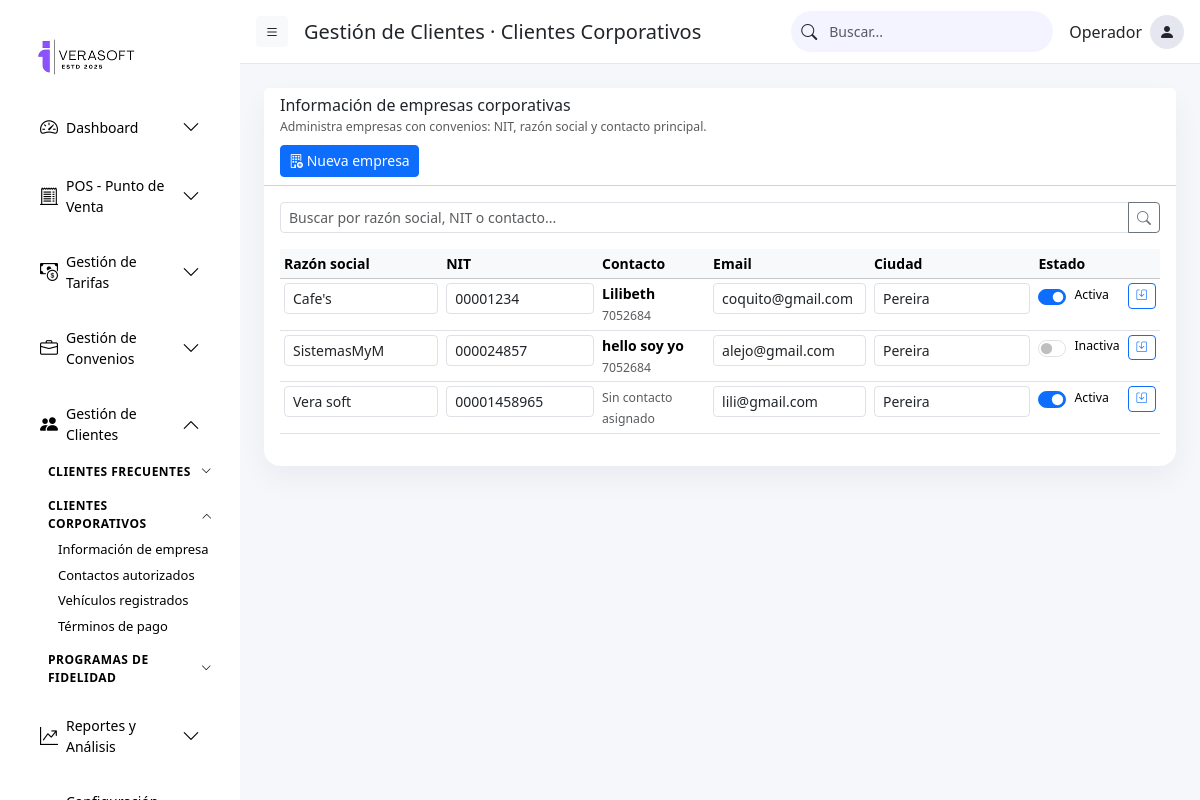
Page /clientes/corporativos/info-empresa/ on the committed database.
### parking/models/clientes.py (models this page shows, shortened)
class EmpresaCorporativa(models.Model):
    ESTADO_CHOICES = (
        ("ACTIVA", "Activa"),
        ("INACTIVA", "Inactiva"),
    )
    parqueadero = models.ForeignKey(
        'parking.Parqueadero',
        on_delete=models.CASCADE,
        related_name="empresas_corporativas",
        null=True, blank=True
    )
    contacto = models.ForeignKey(
        "ContactoAutorizado",
        on_delete=models.PROTECT,
        related_name="empresas_corporativas",
        help_text="Contacto authorized principal para la empresa.",
        null=True,
        blank=True,
    )
    nit = models.CharField("NIT", max_length=30, unique=True)
    razon_social = models.CharField("Razón social", max_length=150)
    email = models.EmailField(blank=True)
    direccion = models.CharField(max_length=200, blank=True)
    ciudad = models.CharField(max_length=100, blank=True)
    estado = models.CharField(max_length=20, choices=ESTADO_CHOICES, default="ACTIVA")
    creado_en = models.DateTimeField(auto_now_add=True)
    actualizado_en = models.DateTimeField(auto_now=True)
    class Meta:
        ordering = ["razon_social"]

class ContactoAutorizado(models.Model):
    empresa = models.ForeignKey(
        "EmpresaCorporativa",
        on_delete=models.CASCADE,
        related_name="contactos_autorizados",
    )
    nombre = models.CharField(max_length=100)
    documento = models.CharField(max_length=50, blank=True)
    telefono = models.CharField(max_length=50, blank=True)
    email = models.EmailField(blank=True)
    activo = models.BooleanField(default=True)
    creado_en = models.DateTimeField(auto_now_add=True)
    actualizado_en = models.DateTimeField(auto_now=True)
    class Meta:
        ordering = ["empresa__razon_social", "nombre"]
    def __str__(self):
        return f"{self.nombre} - {self.empresa.razon_social}"

### parking/views/clientes_views.py (the view, shortened to what this page needs)
# urls.py: path("clientes/corporativos/info-empresa/",clientes_views.clientes_corporativos_info_empresa,name="clientes_corporativos_info_empresa"),
def clientes_corporativos_info_empresa(request):
    query = request.GET.get("q", "").strip()
    empresas = EmpresaCorporativa.objects.select_related("contacto").all()
    form = EmpresaCorporativaForm()
    context = {
        "section_group": "Gestión de Clientes · Clientes Corporativos",
        "section_title": "Información de empresa",
        "section_description": (
            "Gestiona empresas con convenio: datos legales, contacto principal, "
            "dirección y estado."
        ),
        "section_code": "CC-EMPRESA",
        "active_menu": "clientes",
        "active_submenu": "corporativos",
        "empresas": empresas,
        "form": form,
        "query": query,
    }
    return render(request, "parking/clientes/clientes_corporativos_info_empresa.html", context)

### parking/templates/parking/clientes/clientes_corporativos_info_empresa.html (shortened to what this page needs)
{% extends "parking/base.html" %}
{% block page_title %}
Gestión de Clientes · Clientes Corporativos
{% endblock %}
{% block content %}
<div class="card" style="border-radius:16px; border:none; box-shadow:0 12px 30px rgba(15,23,42,0.05);">
    <div class="card-header bg-white d-flex flex-column align-items-start gap-2 small">
        <div>
            <h6 class="mb-0">Información de empresas corporativas</h6>
            <small class="text-muted">
                Administra empresas con convenios: NIT, razón social y contacto principal.
            </small>
        </div>
        <div>
            <button class="btn btn-sm btn-primary w-100 py-2 w-md-auto"
                    data-bs-toggle="modal"
                    data-bs-target="#modalNuevaEmpresa">
                <i class="bi bi-building-add"></i> Nueva empresa
            </button>
        </div>
    </div>
    <div class="card-body small">
        <form method="get" class="mb-3">
            <div class="input-group input-group-sm">
                <input type="text"
                       name="q"
                       value="{{ query }}"
                       class="form-control"
                       placeholder="Buscar por razón social, NIT o contacto...">
                <button class="btn btn-outline-secondary" type="submit">
                    <i class="bi bi-search"></i>
                </button>
            </div>
        </form>
        <div class="table-responsive">
            <table class="table table-hover table-sm align-top crud-table empresas-table">
                <thead class="table-light">
                    <tr>
                        <th>Razón social</th>
                        <th>NIT</th>
                        <th>Contacto</th>
                        <th>Email</th>
                        <th>Ciudad</th>
                        <th>Estado</th>
                        <th></th>
                    </tr>
                </thead>
                <tbody>
                    {% for e in empresas %}
                    <tr>
                        <form method="post" class="m-0 p-0">
                            <td data-label="Razón social">
                                <input type="text"
                                       name="razon_social"
                                       value="{{ e.razon_social }}"
                                       class="form-control form-control-sm">
                            </td>
                            <td data-label="NIT">
                                <input type="text"
                                       name="nit"
                                       value="{{ e.nit }}"
                                       class="form-control form-control-sm">
                            </td>
                            <td data-label="Contacto">
                                {% if e.contacto %}
                                    <strong>{{ e.contacto.nombre }} {{ e.contacto.apellidos }}</strong><br>
                                    <span class="text-muted small">
                                        {{ e.contacto.documento }}
                                    </span>
                                {% else %}
                                    <span class="text-muted small">Sin contacto asignado</span>
                                {% endif %}
                            </td>
                            <td>
                                <input type="email"
                                       name="email"
                                       value="{{ e.email }}"
                                       class="form-control form-control-sm">
                            </td>
                            <td data-label="Ciudad">
                                <input type="text"
                                       name="ciudad"
                                       value="{{ e.ciudad }}"
                                       class="form-control form-control-sm">
                            </td>
                            <td data-label="Estado">
                                <div class="form-check form-switch d-inline-flex align-items-center">
                                    <input class="form-check-input"
                                       type="checkbox"
                                       name="estado_activo"
                                       value="1"
                                       {% if e.estado == "ACTIVA" %}checked{% endif %}>
                                    <span class="small ms-2">
                                    {% if e.estado == "ACTIVA" %}Activa{% else %}Inactiva{% endif %}
                                    </span>
                                </div>
                            </td>
                            <td class="text-end" data-label="Acción">
                                <button type="submit" class="btn btn-sm btn-outline-primary w-100 w-md-auto">
                                    <i class="bi bi-save"></i> <span class="d-inline d-md-none">Guardar</span>
                                </button>
                            </td>
                        </form>
                    </tr>
                    {% empty %}
                    <tr>
                        <td colspan="9" class="text-center text-muted py-4">
                            No hay empresas corporativas registradas.
                        </td>
                    </tr>
                    {% endfor %}
                </tbody>
            </table>
        </div>
    </div>
</div>
{% endblock %}

### parking/static/parking/css/dashboard.css (style rules this page uses)
body.layout { background: #f5f7fb; font-family: system-ui, -apple-system, BlinkMacSystemFont, "Segoe UI", sans-serif; }

### parking/static/parking/css/gestion_convenios.css (style rules this page uses)
@media (min-width: 768px) { .w-md-auto { width: auto !important; } }
.py-2 { padding-top: .3rem !important; padding-bottom: .3rem !important; }
.btn-outline-primary { font-size: .65rem; }
.crud-table th, .crud-table td { white-space: normal !important;vertical-align: top; }
.crud-table .form-control, .crud-table .form-select, .crud-table input, .crud-table select { width: 100%; min-width: 0; max-width: 100%; }

### parking/static/parking/css/gestion_clientes.css (style rules this page uses)
.form-check-input { width:1.2em; height:1.2em; }
@media (min-width:768px) { .w-md-auto { width:auto !important; } }

### rows in the picture
EmpresaCorporativa: razon_social "Cafe's", nit "00001234", contacto.nombre "Lilibeth", contacto.documento "7052684", email "coquito@gmail.com", ciudad "Pereira", estado "☑", shows "Activa"
EmpresaCorporativa: razon_social "SistemasMyM", nit "000024857", contacto.nombre "hello soy yo", contacto.documento "7052684", email "alejo@gmail.com", ciudad "Pereira", shows "Inactiva"
EmpresaCorporativa: razon_social "Vera soft", nit "00001458965", shows "Sin contacto asignado", email "lili@gmail.com", ciudad "Pereira", estado "☑", shows "Activa"
